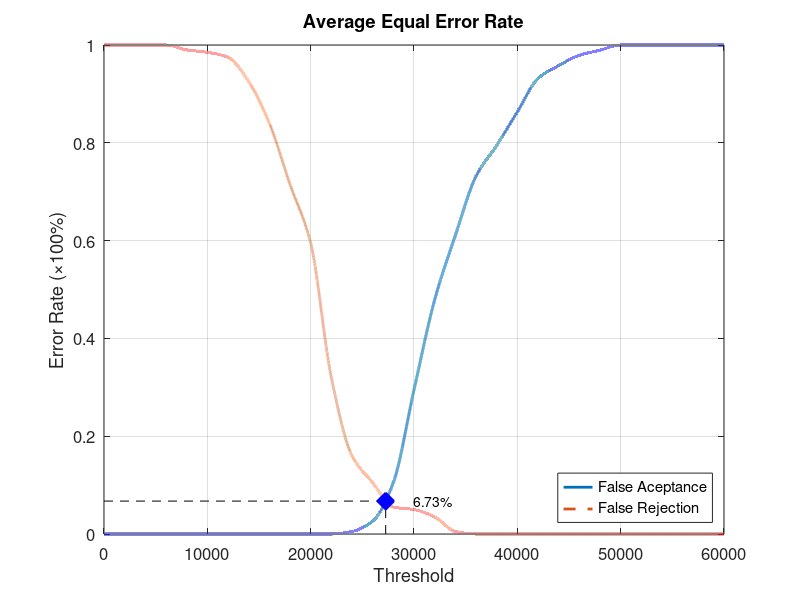
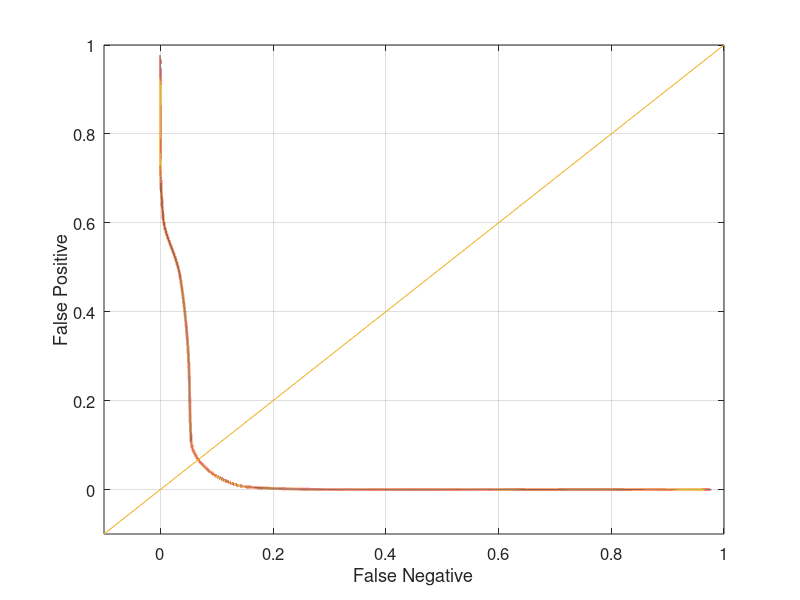

Write MATLAB code to recreate these figures, in order.
function yEER = Database3_4
close all;
clear;
clc;
x = 0:2000:60000;
xq = 0:0.5:60000;

y0 = [0 0 0 0 0 0 0 0 0 0 0 0 0.00526316 0.0263158 0.105263 0.294737 0.478947 0.610526 0.731579 0.794737 0.863158 0.931579 0.957895 0.978947 0.989474 1 1 1 1 1 1];
yy0 = interp1(x, y0, xq, 'pchip');
y1 = [1 1 1 1 0.99 0.985 0.975 0.925 0.84 0.715 0.595 0.32 0.16 0.105 0.055 0.05 0.035 0.005 0 0 0 0 0 0 0 0 0 0 0 0 0];
yy1 = interp1(x, y1, xq, 'pchip');

% Calculating EER: 
y2 = abs(y0 - y1);
find(y2 == min(y2))
yy2 = abs(yy0 - yy1);
xEER = find(yy2 == min(yy2));
xEERIndex = xq(xEER) % X-axis EER
yEER = yy0(xEER) % Y-axis EER

main = figure
plot(xq, yy0,'-','LineWidth', 2);	hold on
plot(xq, yy1,'--','LineWidth', 2);	hold on
plot([xEERIndex xEERIndex], [0 yEER], 'k--');	hold on
plot([0 xEERIndex], [yEER yEER], 'k--');	hold on
plot(xEERIndex, yEER, 'bx', 'LineWidth', 10);	hold on
text(xEERIndex + 10 * xEERIndex / 100, yEER, [num2str(round((10000 * yEER)) / 100) '%'])
legend('False Aceptance', 'False Rejection', 'Location', 'SouthEast')
xlabel('Threshold')
ylabel('Error Rate (\times100%)')
title('Average Equal Error Rate')
set(gca, 'FontSize', 12)
axis([0 60000 0 1])
grid on

print(main, 'Database3_4Main', '-dpng');
FNRxFPR = figure('Color', [1 1 1]);
plot(yy1, yy0, '-', yy1, yy0, 'LineWidth', 2);
hold on
y = -0.1:0.1:1
plot(y, y); 
set(gca, 'FontSize', 12)
xlabel('False Negative')
ylabel('False Positive')
axis([-0.1 1 -0.1 1])
set(gca, 'FontSize', 12)
grid on

print(FNRxFPR, 'Database3_4FNRxFPR','-dpng');
end
